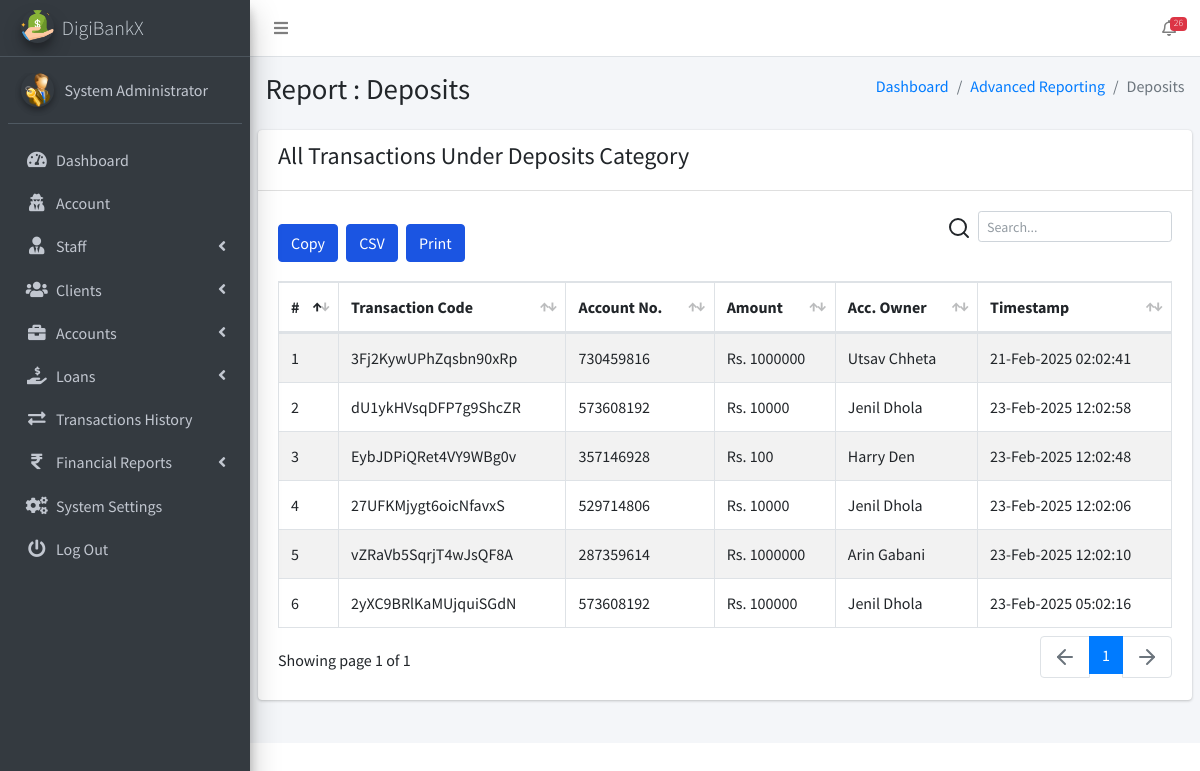
Page /admin/pages_financial_reporting_deposits.php (signed in) on the committed database.
### tables this page shows
CREATE TABLE `ib_systemsettings` (
  `id` int(20) NOT NULL,
  `sys_name` longtext NOT NULL,
  `sys_tagline` longtext NOT NULL,
  `sys_logo` varchar(200) NOT NULL,
  `is_active` tinyint(1) NOT NULL DEFAULT 1
);

CREATE TABLE `ib_admin` (
  `admin_id` int(11) NOT NULL,
  `name` varchar(200) NOT NULL,
  `email` varchar(200) NOT NULL,
  `number` varchar(200) NOT NULL,
  `password` varchar(200) NOT NULL,
  `profile_pic` varchar(200) NOT NULL,
  `is_active` tinyint(1) NOT NULL DEFAULT 1,
  `otp` varchar(6) DEFAULT NULL,
  `otp_expiry` datetime DEFAULT NULL
);

CREATE TABLE `ib_transactions` (
  `tr_id` int(20) NOT NULL,
  `tr_code` varchar(200) NOT NULL,
  `account_id` int(20) NOT NULL,
  `tr_type` varchar(200) NOT NULL,
  `tr_status` varchar(200) NOT NULL,
  `client_id` int(10) UNSIGNED NOT NULL,
  `transaction_amt` varchar(200) NOT NULL,
  `receiving_acc_no` varchar(200) NOT NULL,
  `created_at` timestamp(6) NOT NULL DEFAULT current_timestamp(6) ON UPDATE current_timestamp(6),
  `is_active` tinyint(1) NOT NULL DEFAULT 1
);

CREATE TABLE `ib_bankaccounts` (
  `account_id` int(20) NOT NULL,
  `acc_name` varchar(200) NOT NULL,
  `account_number` varchar(200) NOT NULL,
  `acc_type` varchar(200) NOT NULL,
  `acc_rates` varchar(200) NOT NULL,
  `acc_status` varchar(200) NOT NULL,
  `acc_amount` decimal(10,2) NOT NULL,
  `client_id` int(10) UNSIGNED DEFAULT NULL,
  `created_at` timestamp(6) NOT NULL DEFAULT current_timestamp(6) ON UPDATE current_timestamp(6),
  `is_active` tinyint(1) NOT NULL DEFAULT 1
);

CREATE TABLE `ib_clients` (
  `client_id` int(10) UNSIGNED NOT NULL,
  `name` varchar(200) NOT NULL,
  `phone` varchar(200) NOT NULL,
  `address` varchar(200) NOT NULL,
  `email` varchar(200) NOT NULL,
  `password` varchar(200) NOT NULL,
  `profile_pic` varchar(200) NOT NULL,
  `client_number` varchar(200) NOT NULL,
  `is_active` tinyint(1) NOT NULL DEFAULT 1,
  `otp` varchar(10) DEFAULT NULL,
  `otp_expiry` datetime DEFAULT NULL
);

### admin/pages_financial_reporting_deposits.php (the view, shortened to what this page needs)
<?php
include('conf/config.php');
?>
<!DOCTYPE html>
<html>
<?php include("dist/_partials/head.php"); ?>
<body class="hold-transition sidebar-mini layout-fixed layout-navbar-fixed">
  <div class="wrapper">
    <?php include("dist/_partials/nav.php"); ?>
    <?php include("dist/_partials/sidebar.php"); ?>
    <div class="content-wrapper">
      <section class="content-header">
        <div class="container-fluid">
          <div class="row mb-2">
            <div class="col-sm-6">
              <h1>Report : Deposits</h1>
            </div>
            <div class="col-sm-6">
              <ol class="breadcrumb float-sm-right">
                <li class="breadcrumb-item"><a href="pages_dashboard.php">Dashboard</a></li>
                <li class="breadcrumb-item"><a href="pages_financial_reporting_deposits.php">Advanced Reporting</a></li>
                <li class="breadcrumb-item active">Deposits</li>
              </ol>
            </div>
          </div>
        </div>
      </section>
      <section class="content">
        <div class="row">
          <div class="col-12">
            <div class="card">
              <div class="card-header">
                <h4>All Transactions Under Deposits Category</h4>
              </div>
              <div class="card-body">
                <table id="export" class="table table-hover table-bordered table-striped">
                  <thead>
                    <tr>
                      <th>#</th>
                      <th>Transaction Code</th>
                      <th>Account No.</th>
                      <th>Amount</th>
                      <th>Acc. Owner</th>
                      <th>Timestamp</th>
                    </tr>
                  </thead>
                  <tbody>
                    <?php
                    $ret = "SELECT t.tr_id, t.tr_code, t.tr_type, b.account_number, t.transaction_amt, c.name AS client_name, t.created_at
FROM ib_transactions t
JOIN ib_bankaccounts b ON t.account_id = b.account_id
JOIN ib_clients c ON t.client_id = c.client_id
WHERE t.tr_type = 'Deposit';
";
                    $stmt = $mysqli->prepare($ret);
                    $stmt->execute();
                    $res = $stmt->get_result();
                    $cnt = 1;
                    while ($row = $res->fetch_object()) {
                      $transTstamp = $row->created_at;
                    ?>
                      <tr>
                        <td><?php echo $cnt; ?></td>
                        <td><?php echo $row->tr_code; ?></a></td>
                        <td><?php echo $row->account_number; ?></td>
                        <td>Rs. <?php echo $row->transaction_amt; ?></td>
                        <td><?php echo $row->client_name; ?></td>
                        <td><?php echo date("d-M-Y h:m:s ", strtotime($transTstamp)); ?></td>
                      </tr>
                    <?php $cnt = $cnt + 1;
                    } ?>
                </table>
              </div>
            </div>
          </div>
        </div>
      </section>
    </div>
  </div>
</body>
</html>

### admin/dist/_partials/sidebar.php (shortened to what this page needs)
<aside class="main-sidebar sidebar-dark-primary elevation-4">
    <?php
    $admin_id = $_SESSION['admin_id'];
    $query = "SELECT * FROM iB_admin WHERE admin_id = ?";
    $stmt = $mysqli->prepare($query);
    $stmt->bind_param('i', $admin_id);
    $stmt->execute();
    $res = $stmt->get_result();
    while ($row = $res->fetch_object()) {
        $profile_picture = empty($row->profile_pic)
            ? "<img src='dist/img/user_icon.png' class='img-circle elevation-2' alt='User Image'>"
            : "<img src='dist/img/$row->profile_pic' class='img-circle elevation-2' alt='User Image'>";
        $sys_query = "SELECT * FROM iB_SystemSettings";
        $stmt = $mysqli->prepare($sys_query);
        $stmt->execute();
        $sys_res = $stmt->get_result();
        while ($sys = $sys_res->fetch_object()) {
            ?>
            <a href="pages_dashboard.php" class="brand-link text-light">
                <img src="dist/img/<?php echo $sys->sys_logo; ?>" alt="Logo" class="brand-image img-circle elevation-3">
                <span class="brand-text font-weight-light"><?php echo $sys->sys_name; ?></span>
            </a>
            <div class="sidebar">
                <div class="user-panel mt-3 pb-3 mb-3 d-flex">
                    <div class="image"><?php echo $profile_picture; ?></div>
                    <div class="info">
                        <a href="#" class="d-block"><?php echo $row->name; ?></a>
                    </div>
                </div>
                <nav class="mt-2">
                    <ul class="nav nav-pills nav-sidebar flex-column" data-widget="treeview" role="menu">
                        <li class="nav-item">
                            <a href="pages_dashboard.php" class="nav-link">
                                <i class="nav-icon fas fa-tachometer-alt"></i>
                                <p>Dashboard</p>
                            </a>
                        </li>
                        <li class="nav-item">
                            <a href="pages_account.php" class="nav-link">
                                <i class="nav-icon fas fa-user-secret"></i>
                                <p>Account</p>
                            </a>
                        </li>
                        <li class="nav-item has-treeview">
                            <a href="#" class="nav-link">
                                <i class="nav-icon fas fa-user-tie"></i>
                                <p>Staff <i class="fas fa-angle-left right"></i></p>
                            </a>
                        </li>
                        <li class="nav-item has-treeview">
                            <a href="#" class="nav-link">
                                <i class="nav-icon fas fa-users"></i>
                                <p>Clients <i class="fas fa-angle-left right"></i></p>
                            </a>
                        </li>
                        <li class="nav-item has-treeview">
                            <a href="#" class="nav-link">
                                <i class="nav-icon fas fa-briefcase"></i>
                                <p>Accounts <i class="fas fa-angle-left right"></i></p>
                            </a>
                        </li>
                        <li class="nav-item has-treeview">
                            <a href="#" class="nav-link">
                                <i class="nav-icon fas fa-hand-holding-usd"></i>
                                <p>
                                    Loans
                                    <i class="fas fa-angle-left right"></i>
                                </p>
                            </a>
                        </li>
                        <li class="nav-item">
                            <a href="pages_transactions_engine.php" class="nav-link">
                                <i class="nav-icon fas fa-exchange-alt"></i>
                                <p>Transactions History</p>
                            </a>
                        </li>
                        <li class="nav-item has-treeview">
                            <a href="#" class="nav-link">
                                <i class="nav-icon fas fa-rupee-sign"></i>
                                <p>Financial Reports <i class="fas fa-angle-left right"></i></p>
                            </a>
                        </li>
                        <li class="nav-item">
                            <a href="pages_system_settings.php" class="nav-link">
                                <i class="nav-icon fas fa-cogs"></i>
                                <p>System Settings</p>
                            </a>
                        </li>
                        <li class="nav-item">
                            <a href="pages_logout.php" class="nav-link">
                                <i class="nav-icon fas fa-power-off"></i>
                                <p>Log Out</p>
                            </a>
                        </li>
                    </ul>
                </nav>
            </div>
        </aside>
    <?php }
    } ?>

### rows in the picture
ib_admin: name "System Administrator"
ib_systemsettings: sys_logo (picture), sys_name "DigiBankX", ib_admin.profile_pic (picture)
ib_transactions: tr_code "3Fj2KywUPhZqsbn90xRp", account.account_number "730459816", transaction_amt "1000000", client.name "Utsav Chheta", created_at "21-Feb-2025 02:02:41"
ib_transactions: tr_code "dU1ykHVsqDFP7g9ShcZR", account.account_number "573608192", transaction_amt "10000", client.name "Jenil Dhola", created_at "23-Feb-2025 12:02:58"
ib_transactions: tr_code "EybJDPiQRet4VY9WBg0v", account.account_number "357146928", transaction_amt "100", client.name "Harry Den", created_at "23-Feb-2025 12:02:48"
ib_transactions: tr_code "27UFKMjygt6oicNfavxS", account.account_number "529714806", transaction_amt "10000", client.name "Jenil Dhola", created_at "23-Feb-2025 12:02:06"
ib_transactions: tr_code "vZRaVb5SqrjT4wJsQF8A", account.account_number "287359614", transaction_amt "1000000", client.name "Arin Gabani", created_at "23-Feb-2025 12:02:10"
ib_transactions: tr_code "2yXC9BRlKaMUjquiSGdN", account.account_number "573608192", transaction_amt "100000", client.name "Jenil Dhola", created_at "23-Feb-2025 05:02:16"

### other values in the picture
$ntf "26"
